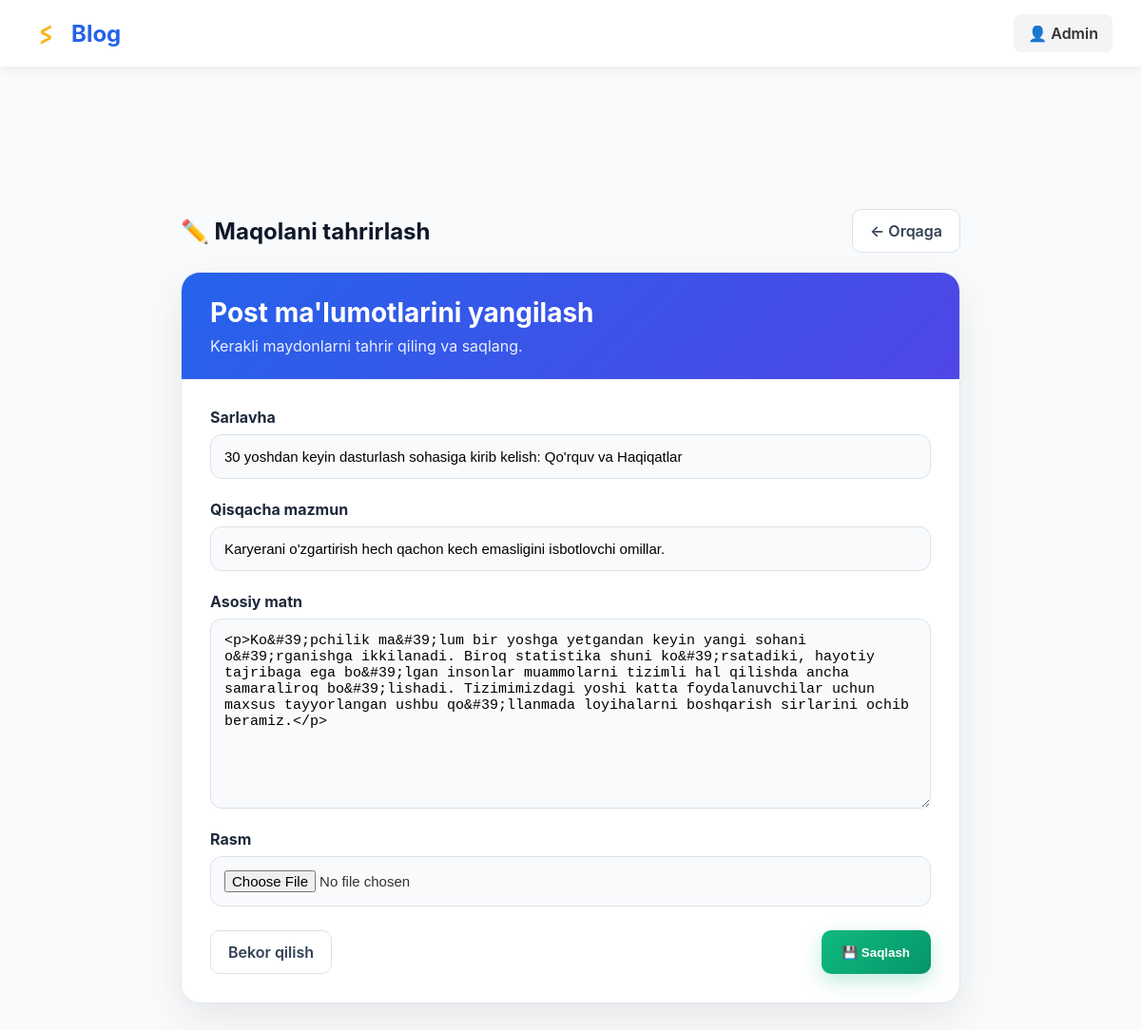
The app's page /articles/3/edit/ (signed in) with its own data.
### accounts/models.py (models this page shows)
class CustomUser(AbstractUser):
    age = models.PositiveIntegerField(null=True, blank=True)

### articles/models.py (models this page shows, shortened)
class Article(models.Model):
    title = models.CharField(max_length=255)
    summary = models.CharField(max_length=200, blank=True)
    body = RichTextField()
    photo = models.ImageField(upload_to='images/', blank=True)
    date = models.DateTimeField(auto_now_add=True)
    author = models.ForeignKey(
        get_user_model(),
        on_delete=models.CASCADE,
    )

### articles/views.py (the view)
# urls.py: path('<int:pk>/edit/', ArticleUpdateView.as_view(), name="article_edit"),
class ArticleUpdateView(LoginRequiredMixin, UserPassesTestMixin, UpdateView):
    model = Article
    fields = ('title','summary', 'body','photo',)
    template_name = 'article_edit.html'
    def test_func(self):
        obj = self.get_object()
        return obj.author == self.request.user

### templates/article_edit.html (shortened to what this page needs)
{% extends 'base.html' %}
{% block content %}
<div class="container">
    <div style="display:flex;justify-content:space-between;align-items:center;margin-bottom:20px;">
        <h2 style="margin:0;color:#0f172a;">✏️ Maqolani tahrirlash</h2>
        <a href="javascript:history.back()" class="btn-back">
            ← Orqaga
        </a>
    </div>
    <div class="card">
        <div class="card-header">
            <h1>Post ma'lumotlarini yangilash</h1>
            <p style="margin-top:8px;opacity:.9;">
                Kerakli maydonlarni tahrir qiling va saqlang.
            </p>
        </div>
        <div class="card-body">
            <form method="post" enctype="multipart/form-data">
                <div class="form-group">
                    <label>Sarlavha</label>
                    {{ form.title }}
                </div>
                <div class="form-group">
                    <label>Qisqacha mazmun</label>
                    {{ form.summary }}
                </div>
                <div class="form-group">
                    <label>Asosiy matn</label>
                    {{ form.body }}
                </div>
                <div class="form-group">
                    <label>Rasm</label>
                    {{ form.photo }}
                </div>
                <div class="actions">
                    <a href="javascript:history.back()" class="btn-back">
                        Bekor qilish
                    </a>
                    <button type="submit" class="btn-save">
                        💾 Saqlash
                    </button>
                </div>
            </form>
        </div>
    </div>
</div>
{% endblock content %}

### templates/base.html (shortened to what this page needs)
{% load static %}
<!DOCTYPE html>
<html lang="uz">
<head>
</head>
<body>
<nav class="navbar">
    <a href="{% url 'home' %}" class="navbar-brand">
        <img src="{% static 'assets/img/logo.png' %}" width="35" alt="Logo">
        Blog
    </a>
    <div class="nav-actions">
        {% if user.is_authenticated %}
        <div class="dropdown">
            <a href="#" class="dropdown-toggle">
                👤 {{ user.username|title }}
            </a>
        </div>
        {% endif %}
    </div>
</nav>
<main>
    <div class="container">
        {% block content %}
        {% endblock content %}
    </div>
</main>
</body>
</html>

### templates/base.html (style rules this page uses)
* { margin:0; padding:0; box-sizing:border-box; }
body { font-family:Arial, sans-serif; background:#f5f7fa; color:#333; min-height:100vh; display:flex; flex-direction:column; }
.navbar { background:#fff; padding:15px 30px; display:flex; justify-content:space-between; align-items:center; box-shadow:0 2px 10px rgba(0,0,0,.08); }
.navbar-brand { text-decoration:none; color:#2563eb; font-size:24px; font-weight:bold; display:flex; align-items:center; gap:10px; }
.nav-actions { display:flex; align-items:center; gap:10px; }
.dropdown { position:relative; }
.dropdown-toggle { display:block; text-decoration:none; color:#333; background:#f3f4f6; padding:10px 15px; border-radius:8px; font-weight:600; }
main { flex:1; padding:30px 20px; }
.container { max-width:1100px; margin:auto; }

### templates/article_edit.html (style rules this page uses)
body { background:#f8fafc; font-family:-apple-system,BlinkMacSystemFont,'Segoe UI',Roboto,sans-serif; }
.container { max-width:900px; margin:40px auto; padding:20px; }
.card { background:#fff; border-radius:20px; overflow:hidden; box-shadow:0 15px 40px rgba(0,0,0,.08); border:1px solid #e2e8f0; }
.card-header { background:linear-gradient(135deg,#2563eb,#4f46e5); color:white; padding:25px 30px; }
.card-header h1 { margin:0; font-size:28px; }
.card-body { padding:30px; }
label { display:block; margin-bottom:8px; font-weight:700; color:#1e293b; }
input[type="text"], input[type="file"], textarea, select { width:100%; padding:14px; border:1px solid #dbe2ea; border-radius:12px; background:#f8fafc; font-size:15px; transition:.3s; box-sizing:border-box; }
.form-group { margin-bottom:22px; }
.actions { display:flex; justify-content:space-between; margin-top:25px; }
.btn-back { text-decoration:none; padding:12px 18px; border-radius:10px; border:1px solid #dbe2ea; color:#334155; background:white; font-weight:600; }
.btn-save { border:none; padding:12px 22px; border-radius:10px; background:linear-gradient(135deg,#10b981,#059669); color:white; font-weight:700; cursor:pointer; box-shadow:0 8px 20px rgba(16,185,129,.25); }

### records on screen
CustomUser: username "Admin"
Article: title "30 yoshdan keyin dasturlash sohasiga kirib kelish: Qo'rquv va Haqiqatlar", summary "Karyerani o'zgartirish hech qachon kech emasligini isbotlovchi omillar.", body "<p>Ko&#39;pchilik ma&#39;lum bir yoshga yetgandan keyin yangi sohani o&#39;rganishga ikkilanadi. Biroq statistika shuni ko&#39;rsatadiki, hayotiy tajribaga ega bo&#39;lgan insonlar muammolarni tizimli hal qilishda ancha samaraliroq bo&#39;lishadi. Tizimimizdagi yoshi katta foydalanuvchilar uchun maxsus tayyorlangan ushbu qo&#39;llanmada loyihalarni boshqarish sirlarini ochib beramiz.</p>"
